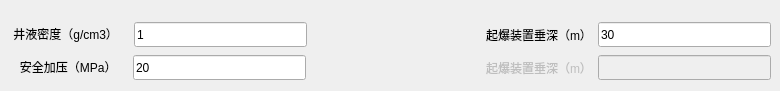
      <widget class="QWidget" name="tab">
       <attribute name="title">
        <string>YB压力起爆装置</string>
       </attribute>
       <widget class="QWidget" name="layoutWidget_2">
        <property name="geometry">
         <rect>
          <x>10</x>
          <y>20</y>
          <width>761</width>
          <height>62</height>
         </rect>
        </property>
        <layout class="QVBoxLayout" name="verticalLayout_4">
         <item>
          <layout class="QHBoxLayout" name="horizontalLayout_9">
           <item>
            <widget class="QLabel" name="label_5">
             <property name="sizePolicy">
              <sizepolicy hsizetype="Preferred" vsizetype="Fixed">
               <horstretch>0</horstretch>
               <verstretch>0</verstretch>
              </sizepolicy>
             </property>
             <property name="text">
              <string> 井液密度（g/cm3）   </string>
             </property>
            </widget>
           </item>
           <item>
            <widget class="QLineEdit" name="input_2">
             <property name="minimumSize">
              <size>
               <width>168</width>
               <height>25</height>
              </size>
             </property>
             <property name="text">
              <string>1</string>
             </property>
            </widget>
           </item>
           <item>
            <spacer name="horizontalSpacer_9">
             <property name="orientation">
              <enum>Qt::Horizontal</enum>
             </property>
             <property name="sizeType">
              <enum>QSizePolicy::Expanding</enum>
             </property>
             <property name="sizeHint" stdset="0">
              <size>
               <width>13</width>
               <height>17</height>
              </size>
             </property>
            </spacer>
           </item>
           <item>
            <widget class="QLabel" name="label_22">
             <property name="enabled">
              <bool>true</bool>
             </property>
             <property name="text">
              <string>起爆装置垂深（m）</string>
             </property>
            </widget>
           </item>
           <item>
            <widget class="QLineEdit" name="input_4">
             <property name="enabled">
              <bool>true</bool>
             </property>
             <property name="minimumSize">
              <size>
               <width>168</width>
               <height>25</height>
              </size>
             </property>
             <property name="text">
              <string>30</string>
             </property>
            </widget>
           </item>
          </layout>
         </item>
         <item>
          <layout class="QHBoxLayout" name="horizontalLayout_10">
           <item>
            <widget class="QLabel" name="label_10">
             <property name="sizePolicy">
              <sizepolicy hsizetype="Preferred" vsizetype="Fixed">
               <horstretch>0</horstretch>
               <verstretch>0</verstretch>
              </sizepolicy>
             </property>
             <property name="text">
              <string>   安全加压（MPa）   </string>
             </property>
            </widget>
           </item>
           <item>
            <widget class="QLineEdit" name="input_3">
             <property name="minimumSize">
              <size>
               <width>168</width>
               <height>25</height>
              </size>
             </property>
             <property name="text">
              <string>20</string>
             </property>
            </widget>
           </item>
           <item>
            <spacer name="horizontalSpacer_10">
             <property name="orientation">
              <enum>Qt::Horizontal</enum>
             </property>
             <property name="sizeType">
              <enum>QSizePolicy::Expanding</enum>
             </property>
             <property name="sizeHint" stdset="0">
              <size>
               <width>20</width>
               <height>20</height>
              </size>
             </property>
            </spacer>
           </item>
           <item>
            <widget class="QLabel" name="label_23">
             <property name="enabled">
              <bool>false</bool>
             </property>
             <property name="text">
              <string>起爆装置垂深（m）</string>
             </property>
            </widget>
           </item>
           <item>
            <widget class="QLineEdit" name="lineEdit_16">
             <property name="enabled">
              <bool>false</bool>
             </property>
             <property name="minimumSize">
              <size>
               <width>168</width>
               <height>25</height>
              </size>
             </property>
             <property name="text">
              <string/>
             </property>
            </widget>
           </item>
          </layout>
         </item>
        </layout>
       </widget>
      </widget>
